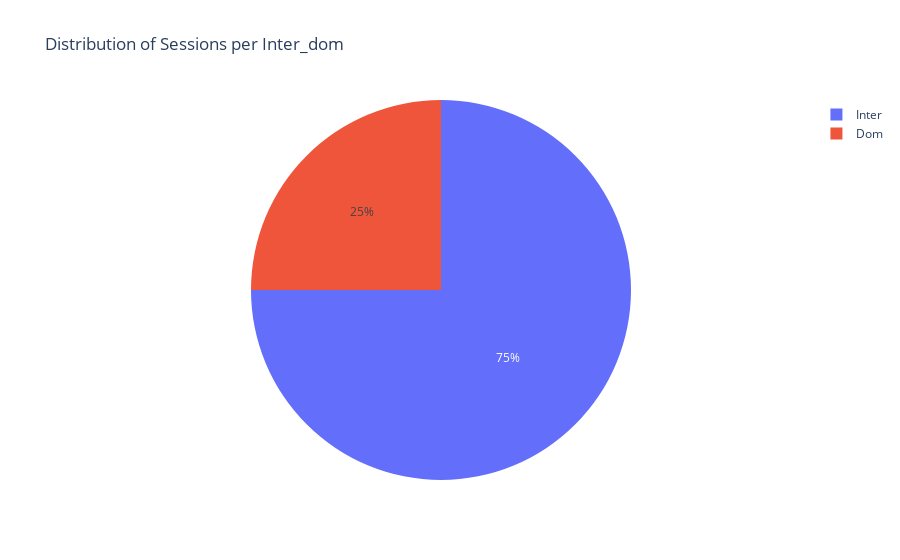

Notebook source saved alongside this figure:
### Code cell
data_viz(df, "inter_dom", "pie")

### Figure 1 — Plotly figure (JSON) as saved in the notebook; plotly's stock layout.template omitted (floating-point values rounded to 4 significant figures)
{"data": [{"domain": {"x": [0, 1], "y": [0, 1]}, "hovertemplate": "inter_dom=%{label}<br>sessions=%{value}<extra></extra>", "labels": ["Dom", "Inter"], "legendgroup": "", "name": "", "showlegend": true, "type": "pie", "values": [67, 201]}], "layout": {"legend": {"tracegroupgap": 0}, "title": {"text": "Distribution of Sessions per Inter_dom"}}}
